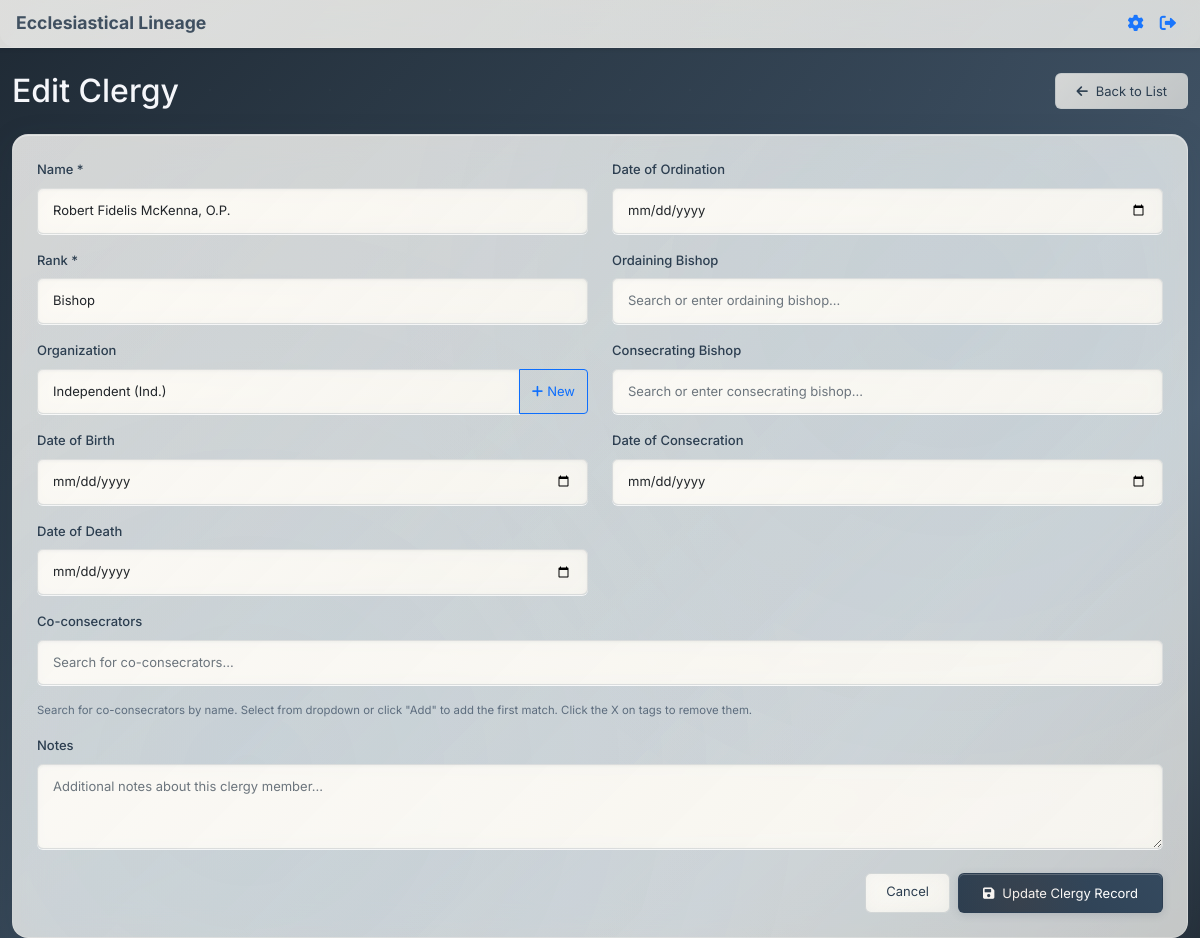
The page /clergy/16/edit (signed in) on the database as committed earlier.
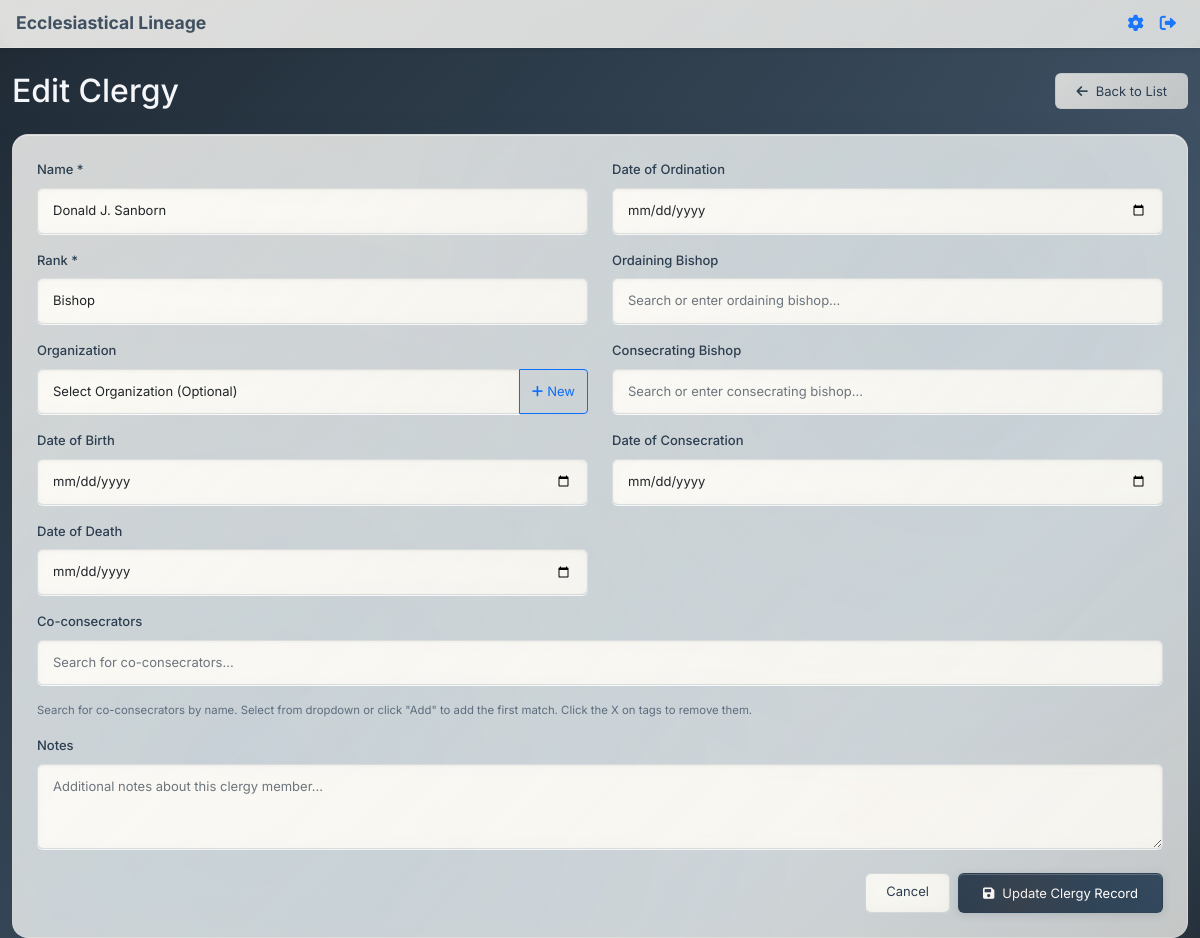
The same page on the database as committed later.
### app.py (models this page shows, shortened)
class Clergy(db.Model):
    id = db.Column(db.Integer, primary_key=True)
    name = db.Column(db.String(200), nullable=False)
    rank = db.Column(db.String(100), nullable=False)
    organization = db.Column(db.String(200))
    date_of_birth = db.Column(db.Date)
    date_of_ordination = db.Column(db.Date)
    ordaining_bishop_id = db.Column(db.Integer, db.ForeignKey('clergy.id'))
    date_of_consecration = db.Column(db.Date)
    consecrator_id = db.Column(db.Integer, db.ForeignKey('clergy.id'))
    co_consecrators = db.Column(db.Text)  # JSON array of clergy IDs
    date_of_death = db.Column(db.Date)
    notes = db.Column(db.Text)
    ordaining_bishop = db.relationship('Clergy', foreign_keys=[ordaining_bishop_id], remote_side=[id])
    consecrator = db.relationship('Clergy', foreign_keys=[consecrator_id], remote_side=[id])
    def get_co_consecrators(self):
        if self.co_consecrators:
            return json.loads(self.co_consecrators)
        return []

class Organization(db.Model):
    id = db.Column(db.Integer, primary_key=True)
    name = db.Column(db.String(200), unique=True, nullable=False)
    abbreviation = db.Column(db.String(20), unique=True)  # Short code for the organization
    description = db.Column(db.Text)
    color = db.Column(db.String(7), nullable=False, default="#27ae60")
    created_at = db.Column(db.DateTime, default=datetime.utcnow)

class Rank(db.Model):
    id = db.Column(db.Integer, primary_key=True)
    name = db.Column(db.String(100), unique=True, nullable=False)
    description = db.Column(db.Text)
    color = db.Column(db.String(7), nullable=False, default="#000000")
    created_at = db.Column(db.DateTime, default=datetime.utcnow)

### app.py (the view, shortened to what this page needs)
@app.route('/clergy/<int:clergy_id>/edit', methods=['GET', 'POST'])
def edit_clergy(clergy_id):
    if 'user_id' not in session:
        flash('Please log in to edit clergy records.', 'error')
        return redirect(url_for('login'))
    clergy = Clergy.query.get_or_404(clergy_id)
    all_clergy = Clergy.query.all()
    all_clergy_data = [
        {
            'id': clergy_member.id,
            'name': clergy_member.name,
            'rank': clergy_member.rank,
            'organization': clergy_member.organization
        }
        for clergy_member in all_clergy
    ]
    ranks = Rank.query.order_by(Rank.name).all()
    organizations = Organization.query.order_by(Organization.name).all()
    return render_template('add_clergy.html',
                         clergy=clergy,
                         all_clergy=all_clergy,
                         all_clergy_data=all_clergy_data,
                         ranks=ranks,
                         organizations=organizations,
                         edit_mode=True)

### templates/add_clergy.html (shortened to what the changed rows need)
{% extends "base.html" %}
{% block full_content %}
    <div class="container mt-4">
    <div class="d-flex justify-content-between align-items-center mb-4">
        <h1 class="h2 mb-0">{% if edit_mode %}Edit Clergy{% else %}Add New Clergy{% endif %}</h1>
    </div>
    <div class="card">
        <div class="card-body p-4">
            <form method="POST">
                <div class="row">
                    <div class="col-md-6">
                        <div class="mb-3">
                            <label for="name" class="form-label">Name *</label>
                            <input type="text" class="form-control" id="name" name="name" value="{{ clergy.name if edit_mode else '' }}" required>
                        </div>
                        <div class="mb-3">
                            <label for="rank" class="form-label">Rank *</label>
                            <select class="form-select" id="rank" name="rank" required>
                                {% for rank in ranks %}
                                    <option value="{{ rank.name }}" {% if edit_mode and clergy.rank == rank.name %}selected{% endif %}>{{ rank.name }}</option>
                                {% endfor %}
                            </select>
                        </div>
                        <div class="mb-3">
                            <div class="input-group">
                                <select class="form-select" id="organization" name="organization">
                                    <option value="">Select Organization (Optional)</option>
                                    {% for organization in organizations %}
                                        <option value="{{ organization.name }}" {% if edit_mode and clergy.organization == organization.name %}selected{% endif %}>{{ organization.name }}{% if organization.abbreviation %} ({{ organization.abbreviation }}){% endif %}</option>
                                    {% endfor %}
                                </select>
                                <button class="btn btn-outline-primary" type="button" onclick="openAddOrganizationModal()" title="Add new organization">
                                    <i class="fas fa-plus me-1"></i>New
                                </button>
                            </div>
                        </div>
                    </div>
                </div>
            </form>
        </div>
    </div>
{% endblock %}
{% block extra_styles %}
<link rel="stylesheet" href="/static/css/visualizer.css">
{% endblock %}

Rows that differ between the two databases and show on the page:
changed Clergy "Bishop": name "Robert Fidelis McKenna, O.P." → "Donald J. Sanborn"; organization "Independent (Ind.)" → (not shown)
Other text that changed with them:
form field organization: (not shown) → "Select Organization (Optional)"
